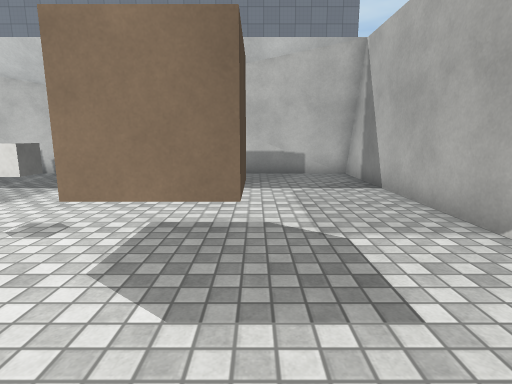
view 1 (above)

13 first-person views from a walk through a Unity game level. The camera is 1.3 m above the floor, tilts 10° down and sees 80° across. The floor is counted in squares, 0.93 m on a side. Each view is taken from the middle of a square. On the plan, view 1 faces up. The plan holds only what a view shows up to about 14 squares ahead; the rest is blank. The place goes on beyond the plan. The player character is not drawn. Surface patterns are stand-ins for the level's own textures.

view 2
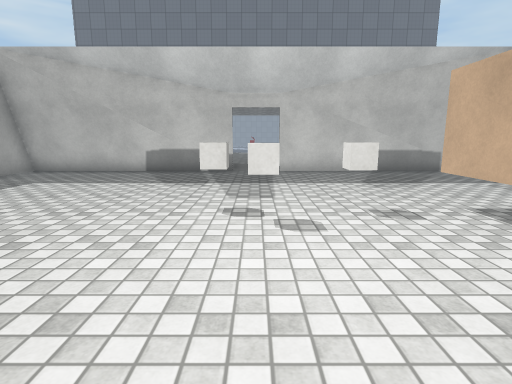

view 3
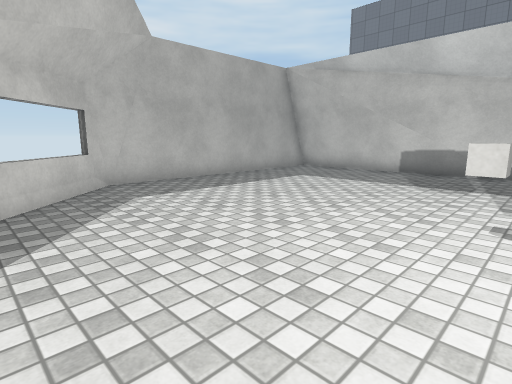

view 4
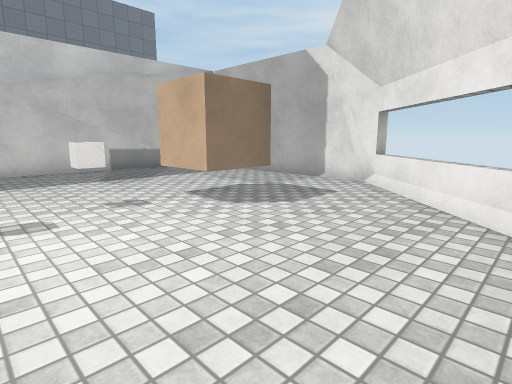

view 5
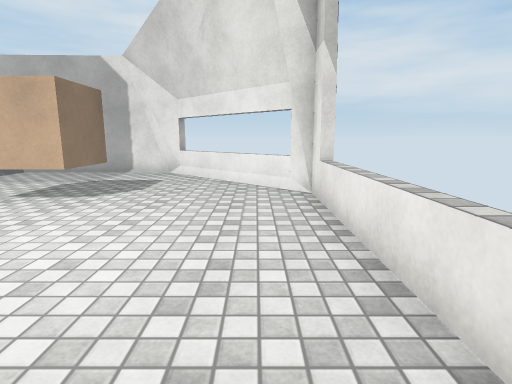

view 6
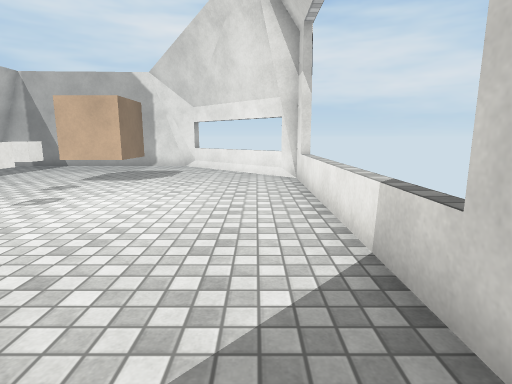

view 7
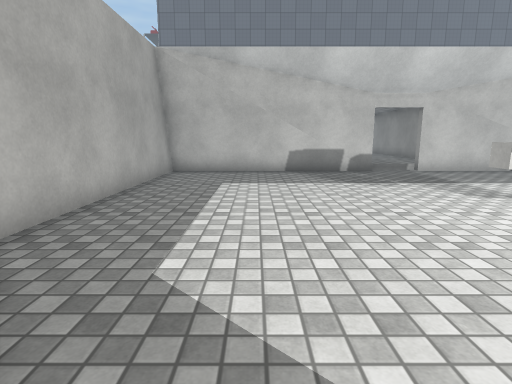

view 8
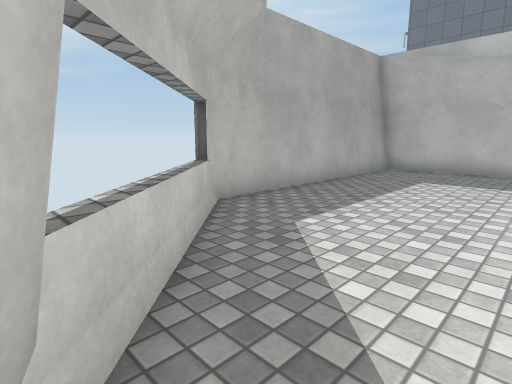

view 9
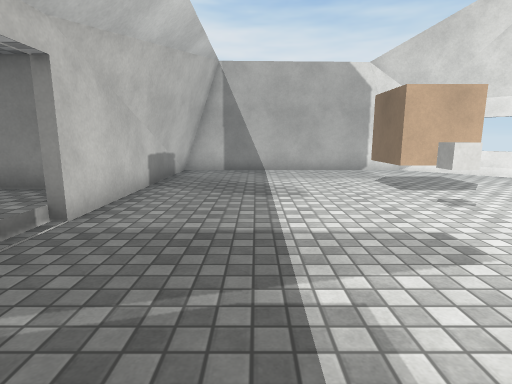

view 10
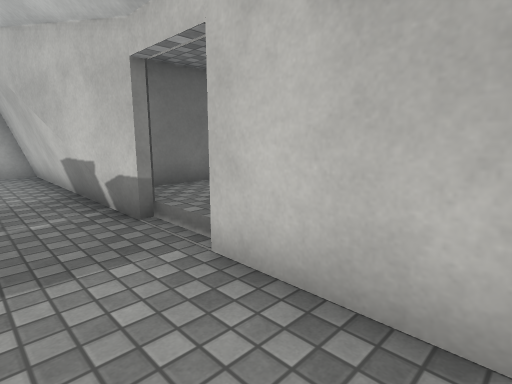

view 11
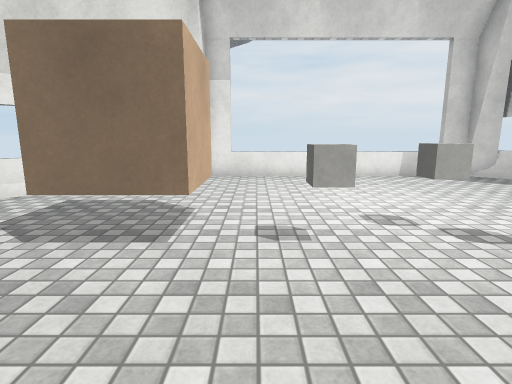

view 12
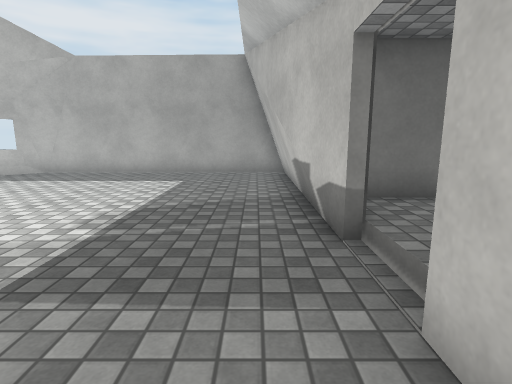

view 13
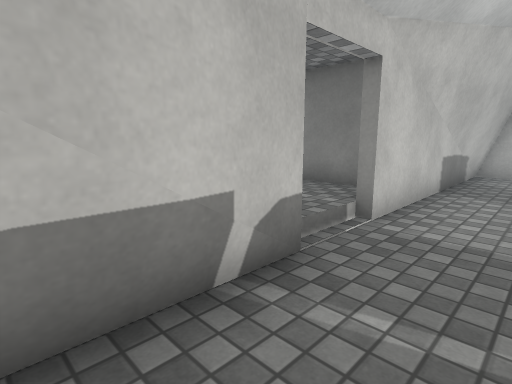

### Floor plan
Key: @ floor where view 1 was taken; # wall or solid block; . main floor; : floor 0.25 m higher than the main floor; = window, fence, low wall or low ledge; ^ raised ledge; C cube.
Columns run from 16 left of view 1 to 4 right of it. Each row starts with its distance up from view 1.
 15        #     #
 14        #:: ::#
 13        ##:=: #
 12 ##########.##########
 11 #...................#
 10 #...................#
  9 #...................#
  8 #...................#
  7 #...................#
  6 #...................#
  5 #........C..C.CCC...#
  4 #.........C...CCC...#
  3 #...................#
  2 ##.................##
  1  =................=#
  0  #=.............@=##
 -1   #=............=##
 -2    #=#.........###
 -3      ##^^^^^^^##

Positions as (right, up) in squares from view 1, and headings:
1: (0, 0), facing up
2: (-6, -1), facing up
3: (-6, -1), facing up-left
4: (-6, -2), facing up-right
5: (-9, -1), facing right
6: (-12, -1), facing right
7: (-12, -1), facing up
8: (-10, -2), facing up-left
9: (-10, 9), facing right
10: (-2, 10), facing up-left
11: (-3, 9), facing down
12: (-3, 11), facing left
13: (-10, 10), facing up-right
